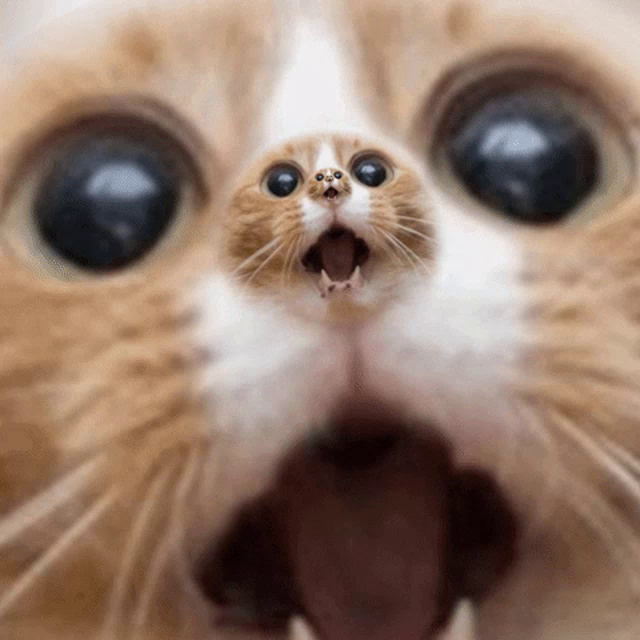
#> input picture frame 0 of 11.mp4, 640 x 640 px, given in place of testvideo12s5pic.mp4, which was not available
$ python video.py
#> lines starting #> are read from the running program, lines starting #| are printed output that depends on the picture; after the words box and inside, x2 and y2 are one past the last pixel; in counts of white or black regions, pixels touching at a corner belong together; pictures that were not available may be replaced by others from this repository, and a replacement may not be noted
'''import cv2
# 開啟影片檔案
cap = cv2.VideoCapture('C:/Users/allen/Desktop/ai_captcha/20221219-1.avi')
# 以迴圈從影片檔案讀取影格，並顯示出來
while(cap.isOpened()):
  ret, frame = cap.read()
  cv2.imshow('frame',frame)
  if cv2.waitKey(1) & 0xFF == ord('q'):
    break
cap.release()
cv2.destroyAllWindows()
'''

import os
import cv2
import glob
import numpy as np

'''
video_path = 'testvideo.mp4'
output_folder = './'
if os.path.isdir(output_folder):
    print("Delete old result folder: {}".format(output_folder))
    #os.system("rimraf {}".format(output_folder))
os.system("mkdir {}".format(output_folder))
print("create folder: {}".format(output_folder))
vc = cv2.VideoCapture(video_path)
fps = vc.get(cv2.CAP_PROP_FPS)
frame_count = int(vc.get(cv2.CAP_PROP_FRAME_COUNT))
print(frame_count)
video = []
for idx in range(frame_count):
    vc.set(1, idx)
    ret, frame = vc.read()
    height, width, layers = frame.shape
    size = (width, height)
    if idx%30==0:
        video.append(frame)
        if frame is not None:
            file_name = '{}{:08d}.jpg'.format(output_folder,idx)
            cv2.imwrite(file_name, frame)

    print("\rprocess: {}/{}".format(idx+1 , frame_count), end = '')
vc.release()
for i in range(70):
  cv2.imshow('frame',video[i])
  cv2.waitKey()
____________'''

# 设置putText函数字体
font=cv2.FONT_HERSHEY_SIMPLEX
#计算两边夹角额cos值
def angle_cos(p0, p1, p2):
    d1, d2 = (p0-p1).astype('float'), (p2-p1).astype('float')
    return abs( np.dot(d1, d2) / np.sqrt( np.dot(d1, d1)*np.dot(d2, d2) ) )

def find_squares(img):
    squares = []
    img = cv2.GaussianBlur(img, (3, 3), 0)
    gray = cv2.cvtColor(img, cv2.COLOR_BGR2GRAY)
    bin = cv2.Canny(gray, 30, 100, apertureSize=3)
    contours, _hierarchy = cv2.findContours(bin, cv2.RETR_EXTERNAL, cv2.CHAIN_APPROX_SIMPLE)
    print("輪廓数量：%d" % len(contours))
    index = 0
    crop_img1 = None
    crop_img1 = img[10, 100]
    # 輪廓
    for cnt in contours:
        cnt_len = cv2.arcLength(cnt, True) #計算輪廓周長
        cnt = cv2.approxPolyDP(cnt, 0.02*cnt_len, True) #多邊形逼近
        # 条件判断逼近边的数量是否为4，輪廓面积是否大于7000，檢测輪廓是否為凸的
        if len(cnt) == 4 and cv2.contourArea(cnt) > 700 and cv2.isContourConvex(cnt):
            M = cv2.moments(cnt) #計算輪廓的矩
            cx = int(M['m10']/M['m00'])
            cy = int(M['m01']/M['m00'])#輪廓數量
            cnt = cnt.reshape(-1, 2)
            max_cos = np.max([angle_cos( cnt[i], cnt[(i+1) % 4], cnt[(i+2) % 4] ) for i in range(4)])
            print(cnt[0])
            print(cnt[1])
            print(cnt[2])
            print(cnt[3])
            x = cnt[0][0]
            y = cnt[0][1]

            # 裁切區域的長度與寬度
            w = 120
            h = 30

            # 裁切圖片
            crop_img1 = img[y:y+h, x:x+w]

            # 只檢测矩形（cos90° = 0）
            #if max_cos < 0.1:
            # 檢测四邊形（不限定角度范圍）
            '''
            if True:
                index = index + 1
                cv.putText(img,("#%d"%index),(cx,cy),font,0.7,(255,0,255),2)
                squares.append(cnt)
            '''
    return crop_img1, squares, img

def main():
    crop_img = ''
    video_path = './testvideo12s5pic.mp4'
    output_folder = './output/'

    if os.path.isdir(output_folder):
        print("Delete old result folder: {}".format(output_folder))
        #os.system("rimraf {}".format(output_folder))
    os.system("mkdir {}".format(output_folder))
    print("create folder: {}".format(output_folder))

    vc = cv2.VideoCapture(video_path)
    fps = vc.get(cv2.CAP_PROP_FPS)
    frame_count = int(vc.get(cv2.CAP_PROP_FRAME_COUNT))
    print(frame_count)
    video = []

    for idx in range(frame_count):
        vc.set(1, idx)
        ret, frame = vc.read()
        height, width, layers = frame.shape
        size = (width, height)
        if idx%30==0:
            video.append(frame)
            #if frame is not None:
                #file_name = '{}{:08d}.jpg'.format(output_folder,idx)
                #cv2.imwrite(file_name, frame)


        print("\rprocess: {}/{}".format(idx+1 , frame_count), end = '')
#> this loop made 30 passes
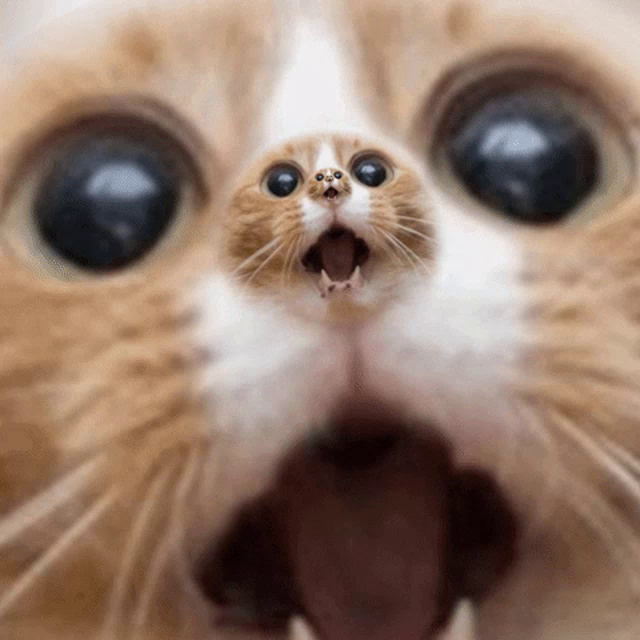
#> input picture frame 0 of 11.mp4, 640 x 640 px, given in place of testvideo12s5pic.mp4, which was not available
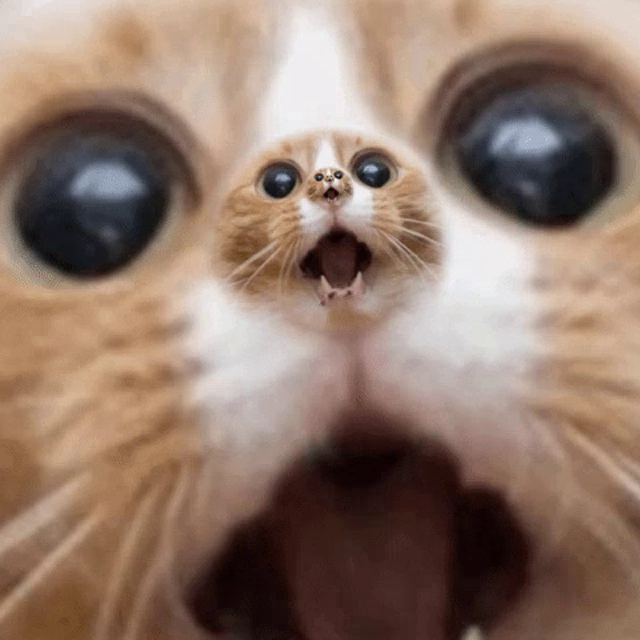
#> input picture frame 1 of 11.mp4, 640 x 640 px, given in place of testvideo12s5pic.mp4, which was not available
#> pass 3, in main, `ret, frame = vc.read()`:
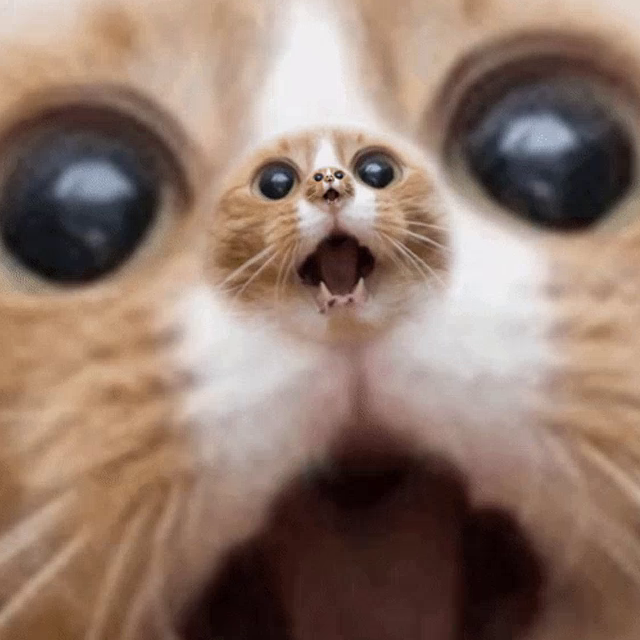
#> frame: shape (640, 640, 3); mean B, G, R 107.4, 120.3, 144.3
#> after the loop, video = 1 item
    vc.release()

    for i in range(70):
        cv2.waitKey()
###########################################################
        #img = cv2.imread("./ai_captcha/image.png")
        img = video[i]
        crop_img, squares, img = find_squares(img)
        cv2.drawContours( img, squares, -1, (0, 0, 255), 2 )
        cv2.imshow("cropped", crop_img)
        file_name = '{}{:04d}.jpg'.format(output_folder,i)
        #cv2.imwrite(file_name, crop_img)
        ch = cv2.waitKey()

        # 顯示圖片


        print('Done')
#> this loop made 2 passes; (key q is pressed on pass 1)
#> crop_img on pass 1: [211, 216, 227]
#| 輪廓数量：251
#> pass 1, in find_squares, `gray = cv2.cvtColor(img, cv2.COLOR_BGR2GRAY)`:
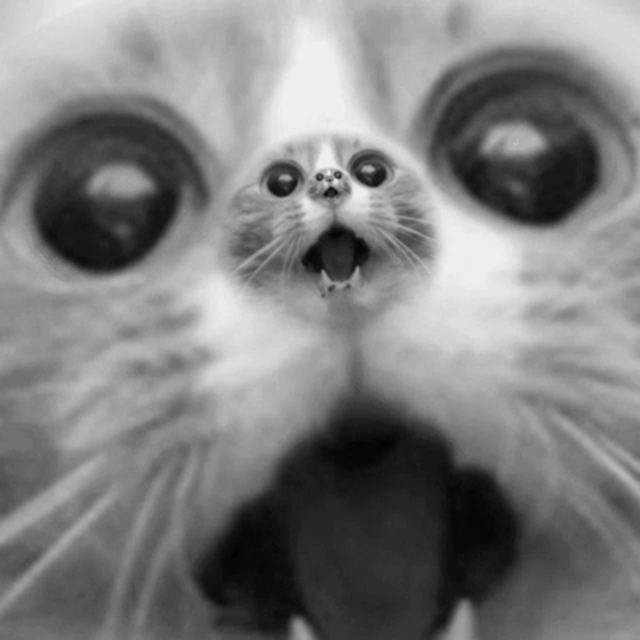
#> gray: shape (640, 640); min 4, max 241, mean 126.1
#> pass 1, in find_squares, `bin = cv2.Canny(gray, 30, 100, apertureSize=3)`:
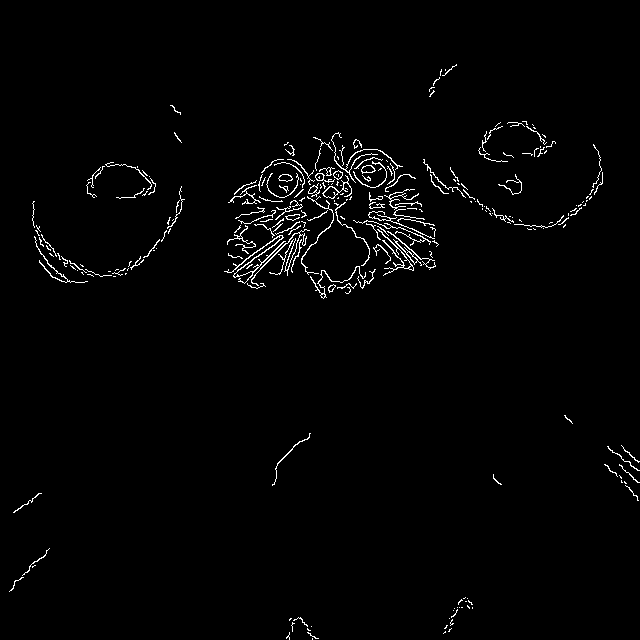
#> bin: shape (640, 640); 1.7% white in thin lines or dots, all inside (x1, y1, x2, y2) = (9, 64, 640, 640)


if __name__ == '__main__':
    print(__doc__)
#> (the run stopped early here; a loop or call above may not have finished)

$ run again, starting later in the video
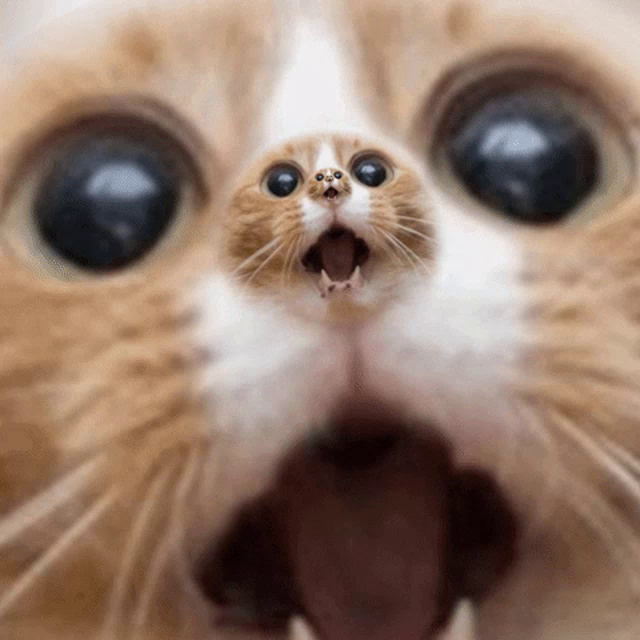
#> input picture frame 0 of 11.mp4, 640 x 640 px, given in place of testvideo12s5pic.mp4, which was not available
#> the loop in main, `for idx in range(frame_count):` made 30 passes
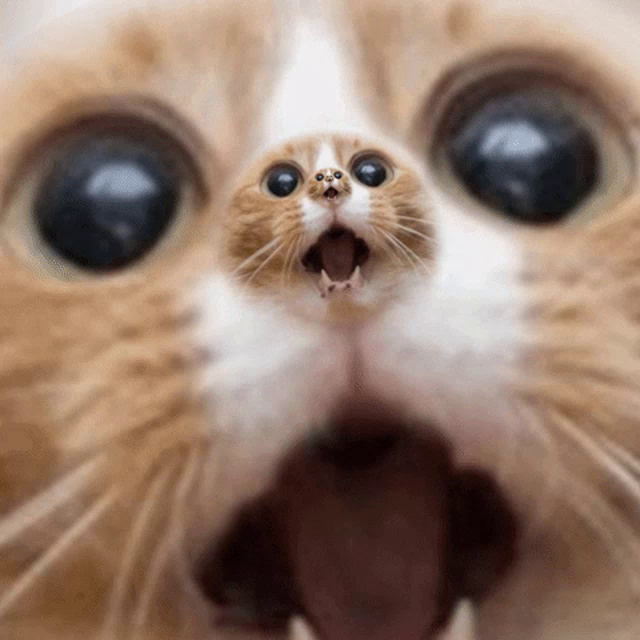
#> input picture frame 0 of 11.mp4, 640 x 640 px, given in place of testvideo12s5pic.mp4, which was not available
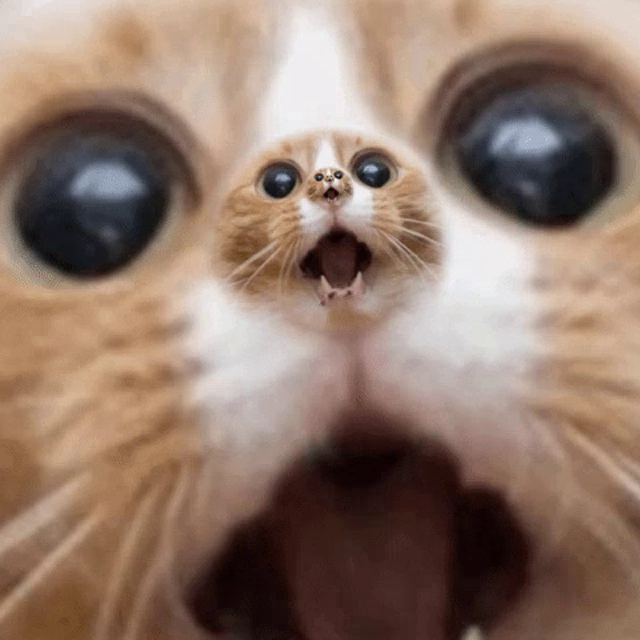
#> input picture frame 1 of 11.mp4, 640 x 640 px, given in place of testvideo12s5pic.mp4, which was not available
#> after the loop in main, `for idx in range(frame_count):`: video = 1 item
#> the loop in main, `for i in range(70):` made 2 passes; (key q is pressed on pass 1)
#> crop_img on pass 1: [211, 216, 227]
#> (printed output is left out)

$ run again, starting later in the video
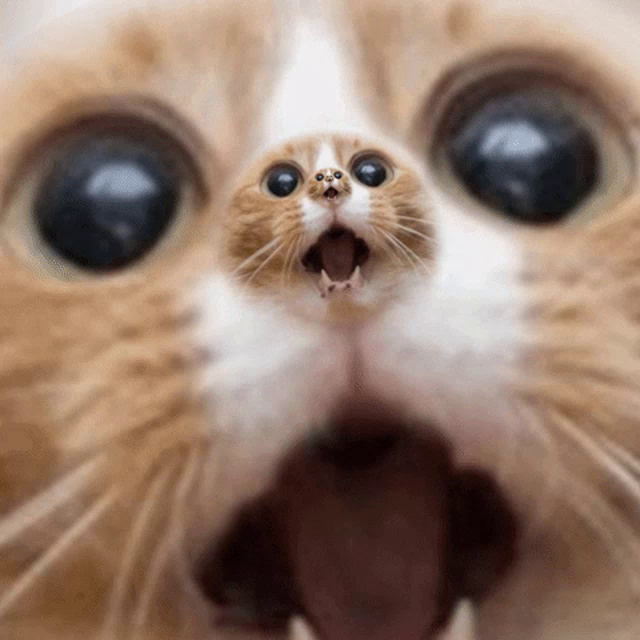
#> input picture frame 0 of 11.mp4, 640 x 640 px, given in place of testvideo12s5pic.mp4, which was not available
#> the loop in main, `for idx in range(frame_count):` made 30 passes
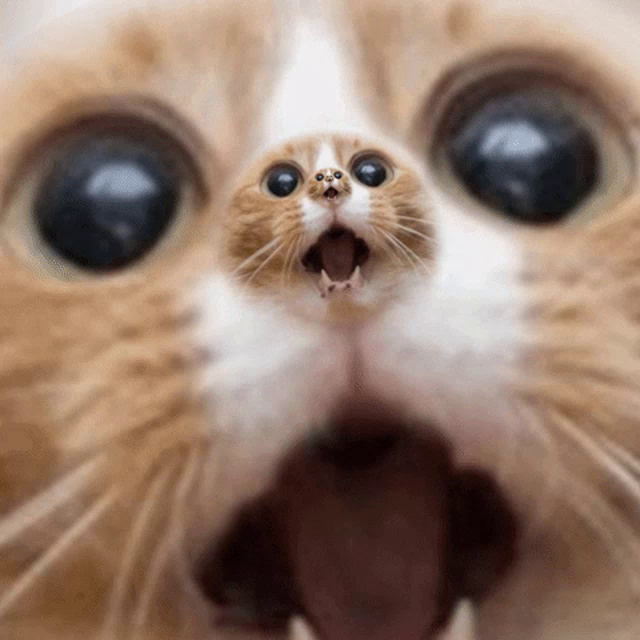
#> input picture frame 0 of 11.mp4, 640 x 640 px, given in place of testvideo12s5pic.mp4, which was not available
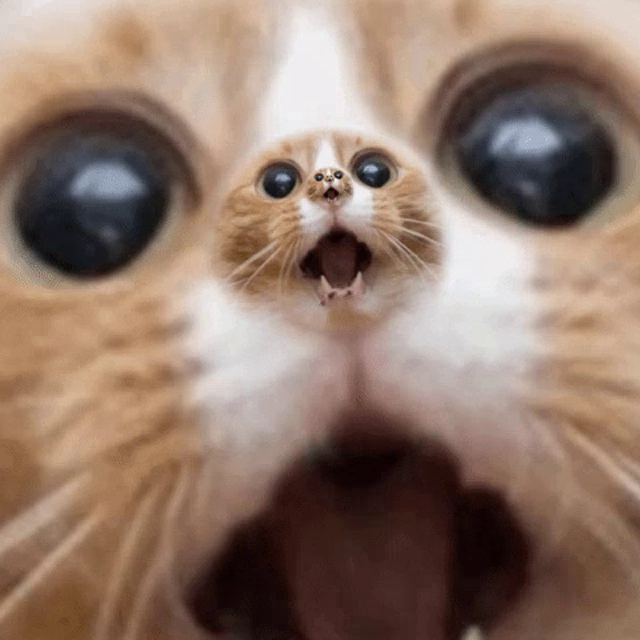
#> input picture frame 1 of 11.mp4, 640 x 640 px, given in place of testvideo12s5pic.mp4, which was not available
#> after the loop in main, `for idx in range(frame_count):`: video = 1 item
#> the loop in main, `for i in range(70):` made 2 passes; (key q is pressed on pass 1)
#> crop_img on pass 1: [211, 216, 227]
#> (printed output is left out)
